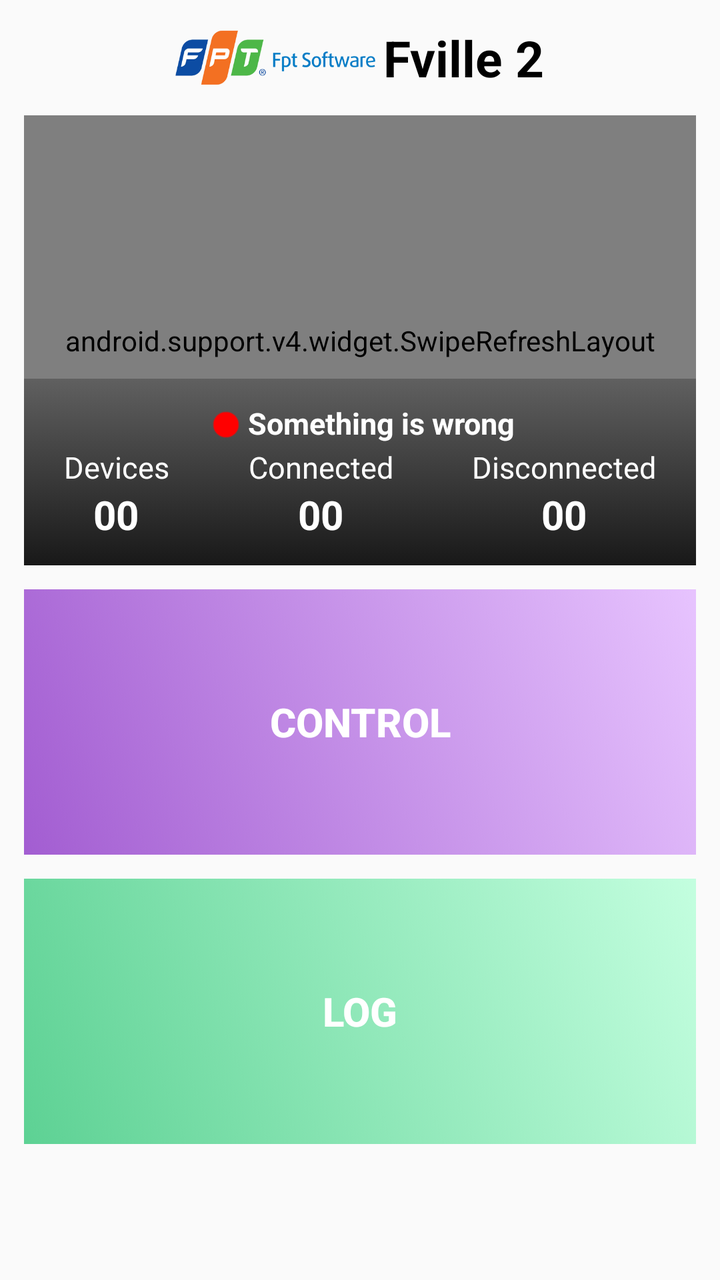
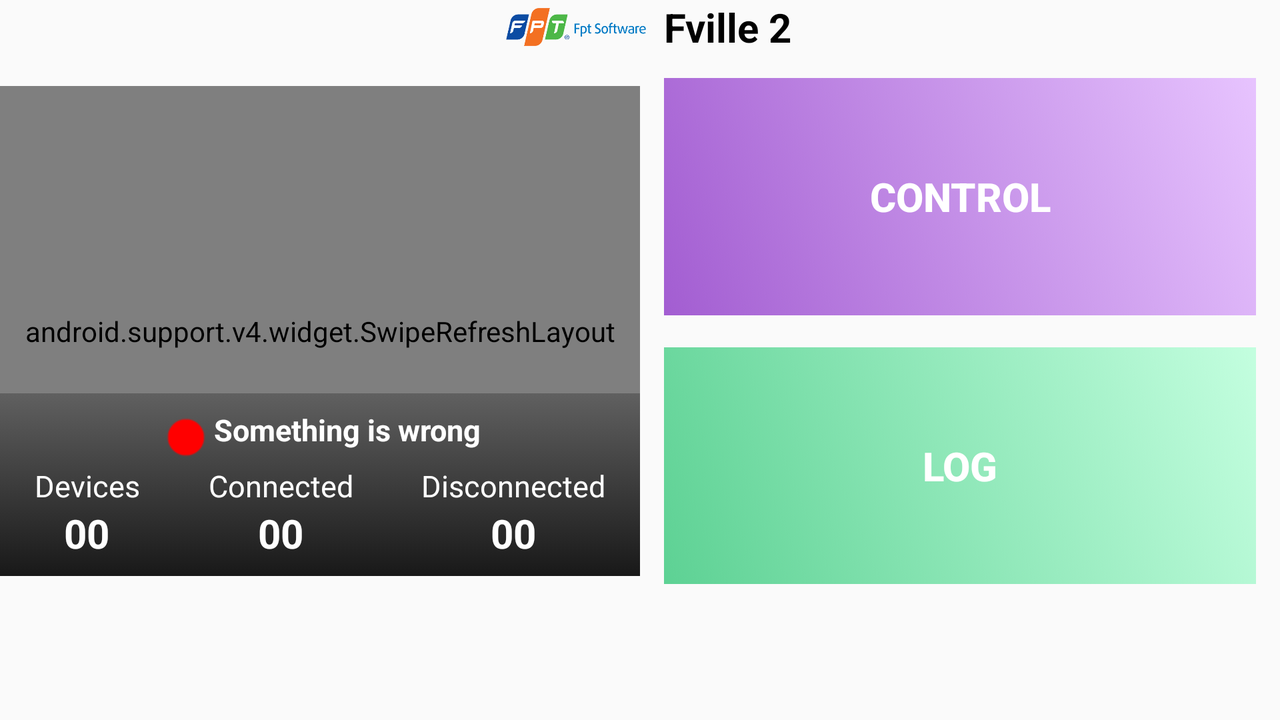

An Android layout and its configuration variant, each rendered on a device that would load it. The default file and the variant file are quoted in full after the pictures.
<!-- AndroidManifest.xml: application theme Theme.AppCompat.Light.NoActionBar -->
<!-- res/layout/fragment_dashboard.xml -->
<?xml version="1.0" encoding="utf-8"?>

<RelativeLayout xmlns:android="http://schemas.android.com/apk/res/android"
    xmlns:app="http://schemas.android.com/apk/res-auto"
    android:id="@+id/fragment_dashboard"
    android:layout_width="match_parent"
    android:layout_height="match_parent">

    <LinearLayout
        android:id="@+id/tabplace"
        android:layout_width="match_parent"
        android:layout_height="@dimen/tab_margin"
        android:layout_alignParentBottom="true"
        android:orientation="vertical"></LinearLayout>

    <RelativeLayout
        android:id="@+id/plate"
        android:layout_width="match_parent"
        android:layout_height="wrap_content"
        android:layout_margin="@dimen/fab_margin">

        <LinearLayout
            android:layout_width="wrap_content"
            android:layout_height="wrap_content"
            android:layout_centerHorizontal="true"
            android:layout_weight="1"
            android:orientation="horizontal">

            <ImageView
                android:layout_width="wrap_content"
                android:layout_height="match_parent"
                android:layout_marginRight="4dp"
                android:layout_weight="1"
                android:adjustViewBounds="true"
                android:maxWidth="100dp"
                android:scaleType="fitCenter"
                android:src="@drawable/fpt_logo" />

            <TextView
                android:id="@+id/name_plate"
                android:layout_width="wrap_content"
                android:layout_height="wrap_content"
                android:layout_alignParentTop="true"
                android:layout_centerHorizontal="true"
                android:layout_weight="1"
                android:text="Fville 2"
                android:textColor="@color/primary_text_default_material_dark"
                android:textSize="25dp"
                android:textStyle="bold" />
        </LinearLayout>
    </RelativeLayout>

    <LinearLayout
        android:layout_width="match_parent"
        android:layout_height="match_parent"
        android:layout_above="@id/tabplace"
        android:layout_below="@id/plate"
        android:orientation="vertical">

        <android.support.constraint.ConstraintLayout
            android:layout_width="wrap_content"
            android:layout_height="wrap_content">

            <RelativeLayout
                android:layout_width="match_parent"
                android:layout_height="0dp"
                android:paddingHorizontal="@dimen/activity_horizontal_margin"
                app:layout_constraintDimensionRatio="H,16:10">

                <android.support.v4.widget.SwipeRefreshLayout
                    android:id="@+id/refreshDashboard"
                    android:layout_width="match_parent"
                    android:layout_height="match_parent"
                    android:layout_centerInParent="true">

                    <ImageView
                        android:layout_width="match_parent"
                        android:layout_height="match_parent"
                        android:background="@drawable/fville_2"
                        android:scaleType="centerCrop" />
                </android.support.v4.widget.SwipeRefreshLayout>

                <LinearLayout
                    android:layout_width="match_parent"
                    android:layout_height="wrap_content"
                    android:layout_alignParentBottom="true"
                    android:paddingVertical="@dimen/fab_margin"
                    android:background="@drawable/gradient_vertical"
                    android:orientation="vertical">

                    <RelativeLayout
                        android:layout_width="match_parent"
                        android:layout_height="wrap_content">

                        <LinearLayout
                            android:layout_width="wrap_content"
                            android:layout_height="wrap_content"
                            android:layout_centerHorizontal="true"
                            android:orientation="horizontal">

                            <ImageView
                                android:id="@+id/statusIcon"
                                android:layout_width="wrap_content"
                                android:layout_height="wrap_content"
                                android:layout_margin="4dp"
                                android:adjustViewBounds="true"
                                android:maxHeight="14dp"
                                android:maxWidth="14dp"
                                android:scaleType="fitCenter"
                                android:src="@drawable/status_light"
                                android:tint="#FF0000" />

                            <TextView
                                android:id="@+id/statusText"
                                android:layout_width="wrap_content"
                                android:layout_height="match_parent"
                                android:text="Something is wrong"
                                android:textColor="@color/colorWhite"
                                android:textSize="@dimen/normal_textsize"
                                android:textStyle="bold" />
                        </LinearLayout>
                    </RelativeLayout>

                    <LinearLayout
                        android:layout_width="match_parent"
                        android:layout_height="wrap_content"
                        android:orientation="horizontal">

                        <LinearLayout
                            android:layout_width="wrap_content"
                            android:layout_height="wrap_content"
                            android:layout_weight="1"
                            android:orientation="vertical">

                            <TextView
                                android:layout_width="match_parent"
                                android:layout_height="wrap_content"
                                android:text="Devices"
                                android:textAlignment="center"
                                android:textColor="@color/colorWhite"
                                android:textSize="@dimen/normal_textsize" />

                            <TextView
                                android:id="@+id/deviceNumber"
                                android:layout_width="match_parent"
                                android:layout_height="wrap_content"
                                android:text="00"
                                android:textAlignment="center"
                                android:textColor="@color/colorWhite"
                                android:textSize="@dimen/big_textsize"
                                android:textStyle="bold" />
                        </LinearLayout>

                        <LinearLayout
                            android:layout_width="wrap_content"
                            android:layout_height="wrap_content"
                            android:layout_weight="1"
                            android:orientation="vertical">

                            <TextView
                                android:layout_width="match_parent"
                                android:layout_height="wrap_content"
                                android:text="Connected"
                                android:textAlignment="center"
                                android:textColor="@color/colorWhite"
                                android:textSize="@dimen/normal_textsize" />

                            <TextView
                                android:id="@+id/connectedNumber"
                                android:layout_width="match_parent"
                                android:layout_height="wrap_content"
                                android:text="00"
                                android:textAlignment="center"
                                android:textColor="@color/colorWhite"
                                android:textSize="@dimen/big_textsize"
                                android:textStyle="bold" />
                        </LinearLayout>

                        <LinearLayout
                            android:layout_width="wrap_content"
                            android:layout_height="wrap_content"
                            android:layout_weight="1"
                            android:orientation="vertical">

                            <TextView
                                android:layout_width="match_parent"
                                android:layout_height="wrap_content"
                                android:text="Disconnected"
                                android:textAlignment="center"
                                android:textColor="@color/colorWhite"
                                android:textSize="@dimen/normal_textsize" />

                            <TextView
                                android:id="@+id/disConnectedNumber"
                                android:layout_width="match_parent"
                                android:layout_height="wrap_content"
                                android:text="00"
                                android:textAlignment="center"
                                android:textColor="@color/colorWhite"
                                android:textSize="@dimen/big_textsize"
                                android:textStyle="bold" />

                        </LinearLayout>
                    </LinearLayout>
                </LinearLayout>
            </RelativeLayout>
        </android.support.constraint.ConstraintLayout>

        <LinearLayout
            android:layout_width="match_parent"
            android:layout_height="match_parent"
            android:layout_margin="@dimen/fab_margin"
            android:orientation="vertical">

            <Button
                android:id="@+id/btnUp"
                android:layout_width="match_parent"
                android:layout_height="match_parent"
                android:layout_marginBottom="6dp"
                android:layout_weight="1"
                android:background="@drawable/gradient_45degree_taro"
                android:text="Control"
                android:textAlignment="center"
                android:textColor="@color/colorWhite"
                android:textSize="@dimen/big_textsize"
                android:textStyle="bold" />

            <Button
                android:id="@+id/btnLog"
                android:layout_width="match_parent"
                android:layout_height="match_parent"
                android:layout_marginTop="6dp"
                android:layout_weight="1"
                android:background="@drawable/gradient_45degree_mint"
                android:text="Log"
                android:textAlignment="center"
                android:textColor="@color/colorWhite"
                android:textSize="@dimen/big_textsize"
                android:textStyle="bold" />
        </LinearLayout>
    </LinearLayout>
</RelativeLayout>
<!-- resources referenced by this layout -->
<resources>
  <color name="colorWhite">#FFFFFF</color>
  <color name="primary_text_default_material_dark">#000000</color>
  <dimen name="activity_horizontal_margin">12dp</dimen>
  <dimen name="big_textsize">20dp</dimen>
  <dimen name="fab_margin">12dp</dimen>
  <dimen name="normal_textsize">15dp</dimen>
  <dimen name="tab_margin">56dp</dimen>
  <!-- drawable fpt_logo: png bitmap (drawable, 48156 bytes) -->
  <!-- drawable fville_2: png bitmap (drawable, 407301 bytes) -->
  <!-- drawable gradient_45degree_mint (drawable) -->
  <?xml version="1.0" encoding="utf-8"?>
  
  <selector xmlns:android="http://schemas.android.com/apk/res/android">
      <item>
          <shape>
              <gradient
                  android:angle="45"
                  android:startColor="#dd45cb84"
                  android:endColor="#ddbbffdb"
                  android:type="linear" />
          </shape>
      </item>
  </selector>
  <!-- drawable gradient_45degree_taro (drawable) -->
  <?xml version="1.0" encoding="utf-8"?>
  
  <selector xmlns:android="http://schemas.android.com/apk/res/android">
      <item>
          <shape>
              <gradient
                  android:angle="45"
                  android:startColor="#dd9545cb"
                  android:endColor="#dde4bbff"
                  android:type="linear" />
          </shape>
      </item>
  </selector>
  <!-- drawable gradient_vertical (drawable) -->
  <?xml version="1.0" encoding="utf-8"?>
  
  <selector xmlns:android="http://schemas.android.com/apk/res/android">
      <item>
          <shape>
              <gradient
                  android:angle="90"
                  android:startColor="#EE111111"
                  android:endColor="#55222222"
                  android:type="linear" />
          </shape>
      </item>
  </selector>
  <!-- drawable status_light: png bitmap (drawable, 3136 bytes) -->
</resources>
<!-- res/layout-land/fragment_dashboard.xml (the repository's variant of the layout above) -->
<!-- drawn on the phone turned sideways -->
<?xml version="1.0" encoding="utf-8"?>

<RelativeLayout xmlns:android="http://schemas.android.com/apk/res/android"
    xmlns:app="http://schemas.android.com/apk/res-auto"
    android:id="@+id/fragment_dashboard"
    android:layout_width="match_parent"
    android:layout_height="match_parent">

    <LinearLayout
        android:id="@+id/tabplace"
        android:layout_width="match_parent"
        android:layout_height="@dimen/tab_margin"
        android:layout_alignParentBottom="true"
        android:orientation="vertical"></LinearLayout>

    <RelativeLayout
        android:id="@+id/plate"
        android:layout_width="match_parent"
        android:layout_height="wrap_content">

        <LinearLayout
            android:layout_width="wrap_content"
            android:layout_height="wrap_content"
            android:layout_centerHorizontal="true"
            android:layout_weight="1"
            android:orientation="horizontal">

            <ImageView
                android:layout_width="wrap_content"
                android:layout_height="match_parent"
                android:layout_margin="4dp"
                android:layout_weight="1"
                android:adjustViewBounds="true"
                android:maxWidth="80dp"
                android:scaleType="fitCenter"
                android:src="@drawable/fpt_logo" />

            <TextView
                android:id="@+id/name_plate"
                android:layout_width="wrap_content"
                android:layout_height="wrap_content"
                android:layout_alignParentTop="true"
                android:layout_centerHorizontal="true"
                android:layout_weight="1"
                android:text="Fville 2"
                android:textColor="@color/primary_text_default_material_dark"
                android:textSize="@dimen/big_textsize"
                android:textStyle="bold" />
        </LinearLayout>
    </RelativeLayout>

    <LinearLayout
        android:layout_width="match_parent"
        android:layout_height="match_parent"
        android:layout_above="@id/tabplace"
        android:layout_below="@id/plate"
        android:orientation="horizontal">

        <android.support.constraint.ConstraintLayout
            android:layout_width="wrap_content"
            android:layout_height="wrap_content"
            android:layout_weight="1">

            <RelativeLayout
                android:layout_width="0dp"
                android:layout_height="match_parent"
                android:paddingVertical="@dimen/activity_vertical_margin">
                <android.support.v4.widget.SwipeRefreshLayout
                    android:id="@+id/refreshDashboard"
                    android:layout_width="match_parent"
                    android:layout_height="match_parent"
                    android:layout_centerInParent="true">
                <ImageView
                    android:layout_width="match_parent"
                    android:layout_height="match_parent"
                    android:background="@drawable/fville_2"
                    android:scaleType="centerCrop" />
                </android.support.v4.widget.SwipeRefreshLayout>
                <LinearLayout
                    android:layout_width="match_parent"
                    android:layout_height="wrap_content"
                    android:layout_alignParentBottom="true"
                    android:background="@drawable/gradient_vertical"
                    android:paddingVertical="8dp"
                    android:orientation="vertical">
                    <RelativeLayout
                        android:layout_width="match_parent"
                        android:layout_height="wrap_content">
                    <LinearLayout
                        android:layout_width="wrap_content"
                        android:layout_height="wrap_content"
                        android:layout_centerHorizontal="true"
                        android:orientation="horizontal">

                        <ImageView
                            android:id="@+id/statusIcon"
                            android:layout_width="wrap_content"
                            android:layout_height="wrap_content"
                            android:layout_margin="4dp"
                            android:adjustViewBounds="true"
                            android:maxHeight="20dp"
                            android:maxWidth="20dp"
                            android:scaleType="fitCenter"
                            android:src="@drawable/status_light"
                            android:tint="#FF0000"/>

                        <TextView
                            android:id="@+id/statusText"
                            android:layout_width="wrap_content"
                            android:layout_height="match_parent"
                            android:text="Something is wrong"
                            android:textStyle="bold"
                            android:textColor="@color/colorWhite"
                            android:textSize="@dimen/normal_textsize" />
                    </LinearLayout>
                    </RelativeLayout>
                    <LinearLayout
                        android:layout_width="match_parent"
                        android:layout_height="wrap_content"
                        android:orientation="horizontal">

                        <LinearLayout
                            android:layout_width="wrap_content"
                            android:layout_height="wrap_content"
                            android:layout_weight="1"
                            android:orientation="vertical">

                            <TextView
                                android:layout_width="match_parent"
                                android:layout_height="wrap_content"
                                android:text="Devices"
                                android:textAlignment="center"
                                android:textColor="@color/colorWhite"
                                android:textSize="@dimen/normal_textsize" />

                            <TextView
                                android:id="@+id/deviceNumber"
                                android:layout_width="match_parent"
                                android:layout_height="wrap_content"
                                android:text="00"
                                android:textAlignment="center"
                                android:textColor="@color/colorWhite"
                                android:textSize="@dimen/big_textsize"
                                android:textStyle="bold" />
                        </LinearLayout>

                        <LinearLayout
                            android:layout_width="wrap_content"
                            android:layout_height="wrap_content"
                            android:layout_weight="1"
                            android:orientation="vertical">

                            <TextView
                                android:layout_width="match_parent"
                                android:layout_height="wrap_content"
                                android:text="Connected"
                                android:textAlignment="center"
                                android:textColor="@color/colorWhite"
                                android:textSize="@dimen/normal_textsize" />

                            <TextView
                                android:id="@+id/connectedNumber"
                                android:layout_width="match_parent"
                                android:layout_height="wrap_content"
                                android:text="00"
                                android:textAlignment="center"
                                android:textColor="@color/colorWhite"
                                android:textSize="@dimen/big_textsize"
                                android:textStyle="bold" />
                        </LinearLayout>

                        <LinearLayout
                            android:layout_width="wrap_content"
                            android:layout_height="wrap_content"
                            android:layout_weight="1"
                            android:orientation="vertical">

                            <TextView
                                android:layout_width="match_parent"
                                android:layout_height="wrap_content"
                                android:text="Disconnected"
                                android:textAlignment="center"
                                android:textColor="@color/colorWhite"
                                android:textSize="@dimen/normal_textsize" />

                            <TextView
                                android:id="@+id/disConnectedNumber"
                                android:layout_width="match_parent"
                                android:layout_height="wrap_content"
                                android:text="00"
                                android:textAlignment="center"
                                android:textColor="@color/colorWhite"
                                android:textSize="@dimen/big_textsize"
                                android:textStyle="bold" />

                        </LinearLayout>
                    </LinearLayout>
                </LinearLayout>
            </RelativeLayout>
        </android.support.constraint.ConstraintLayout>

        <LinearLayout
            android:layout_width="match_parent"
            android:layout_height="match_parent"
            android:layout_margin="@dimen/fab_margin"
            android:layout_weight="1"
            android:orientation="vertical">

            <Button
                android:id="@+id/btnUp"
                android:layout_width="match_parent"
                android:layout_height="match_parent"
                android:layout_marginBottom="8dp"
                android:layout_weight="1"
                android:background="@drawable/gradient_45degree_taro"
                android:text="Control"
                android:textAlignment="center"
                android:textColor="@color/colorWhite"
                android:textSize="@dimen/big_textsize"
                android:textStyle="bold" />

            <Button
                android:id="@+id/btnLog"
                android:layout_width="match_parent"
                android:layout_height="match_parent"
                android:layout_marginTop="8dp"
                android:layout_weight="1"
                android:background="@drawable/gradient_45degree_mint"
                android:text="Log"
                android:textAlignment="center"
                android:textColor="@color/colorWhite"
                android:textSize="@dimen/big_textsize"
                android:textStyle="bold" />
        </LinearLayout>
    </LinearLayout>
</RelativeLayout>
<!-- resources referenced by the variant -->
<!-- as the phone turned sideways resolves them -->
<resources>
  <color name="colorWhite">#FFFFFF</color>
  <color name="primary_text_default_material_dark">#000000</color>
  <dimen name="activity_vertical_margin">16dp</dimen>
  <dimen name="big_textsize">20dp</dimen>
  <dimen name="fab_margin">12dp</dimen>
  <dimen name="normal_textsize">15dp</dimen>
  <dimen name="tab_margin">56dp</dimen>
  <!-- drawable fpt_logo: png bitmap (drawable, 48156 bytes) -->
  <!-- drawable fville_2: png bitmap (drawable, 407301 bytes) -->
  <!-- drawable gradient_45degree_mint (drawable) -->
  <?xml version="1.0" encoding="utf-8"?>
  
  <selector xmlns:android="http://schemas.android.com/apk/res/android">
      <item>
          <shape>
              <gradient
                  android:angle="45"
                  android:startColor="#dd45cb84"
                  android:endColor="#ddbbffdb"
                  android:type="linear" />
          </shape>
      </item>
  </selector>
  <!-- drawable gradient_45degree_taro (drawable) -->
  <?xml version="1.0" encoding="utf-8"?>
  
  <selector xmlns:android="http://schemas.android.com/apk/res/android">
      <item>
          <shape>
              <gradient
                  android:angle="45"
                  android:startColor="#dd9545cb"
                  android:endColor="#dde4bbff"
                  android:type="linear" />
          </shape>
      </item>
  </selector>
  <!-- drawable gradient_vertical (drawable) -->
  <?xml version="1.0" encoding="utf-8"?>
  
  <selector xmlns:android="http://schemas.android.com/apk/res/android">
      <item>
          <shape>
              <gradient
                  android:angle="90"
                  android:startColor="#EE111111"
                  android:endColor="#55222222"
                  android:type="linear" />
          </shape>
      </item>
  </selector>
  <!-- drawable status_light: png bitmap (drawable, 3136 bytes) -->
</resources>
